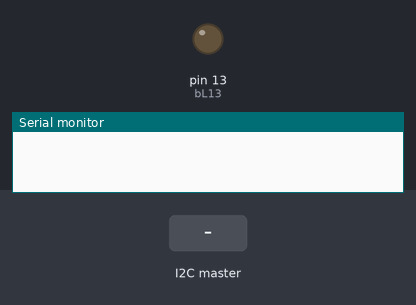
This sketch was run on a simulated Arduino Uno, built with avr-gcc and run on an emulated ATmega328P. On the bench: output pins drawn as LEDs (lit = HIGH), the last lines printed to the serial monitor. The test bench sets the inputs (shaded band).

Above: at 1.2 s.
1.3 s: the I2C master sends the byte 1
At 2.1 s:
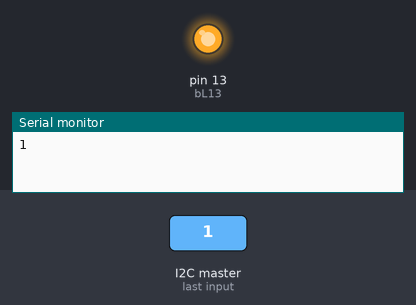
2.8 s: the I2C master sends the byte 0
At 3.3 s:
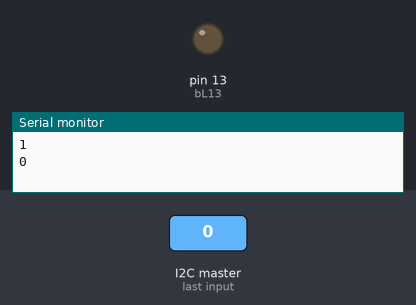
4.3 s: the I2C master sends the byte 2
At 5.6 s:
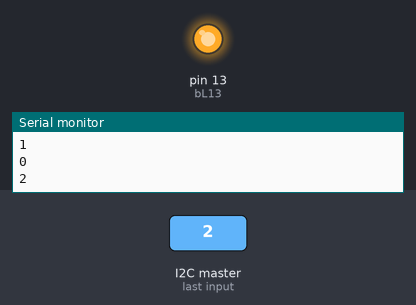
Timing chart, 0 to 7.3 s (numbered marks = the images above; inputs shaded):
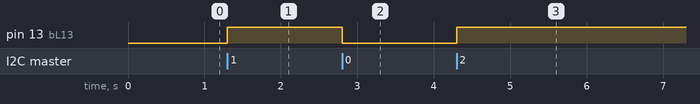

The sketch:

I2C_test_5_slave.ino
```cpp
#include <Wire.h>

#define bL13 PORTB5
#define L13Toggle PORTB ^= 1 << bL13

void setup()
{
    Wire.begin( 4 );
    Wire.onReceive( receiveEvent );
    Serial.begin( 9600 );
    DDRB |= 1 << bL13;
}

void loop()
{
}

byte ans[ 2 ];
int nbSent;
void receiveEvent( int howMany )
{
    for( int i = 0; i < howMany; i++ )
    {
        ans[ i ] = Wire.read();
    }
    nbSent = ( ans[ 1 ] << 7 ) + ans[ 0 ];
    Serial.print( nbSent ); Serial.print( "\n" );
    L13Toggle;
}
```

Measured:
- after the input at 1.3 s, pin 13 (bL13): LOW → HIGH at once
- after the input at 2.8 s, pin 13 (bL13): HIGH → LOW at once
- after the input at 4.3 s, pin 13 (bL13): LOW → HIGH at once
